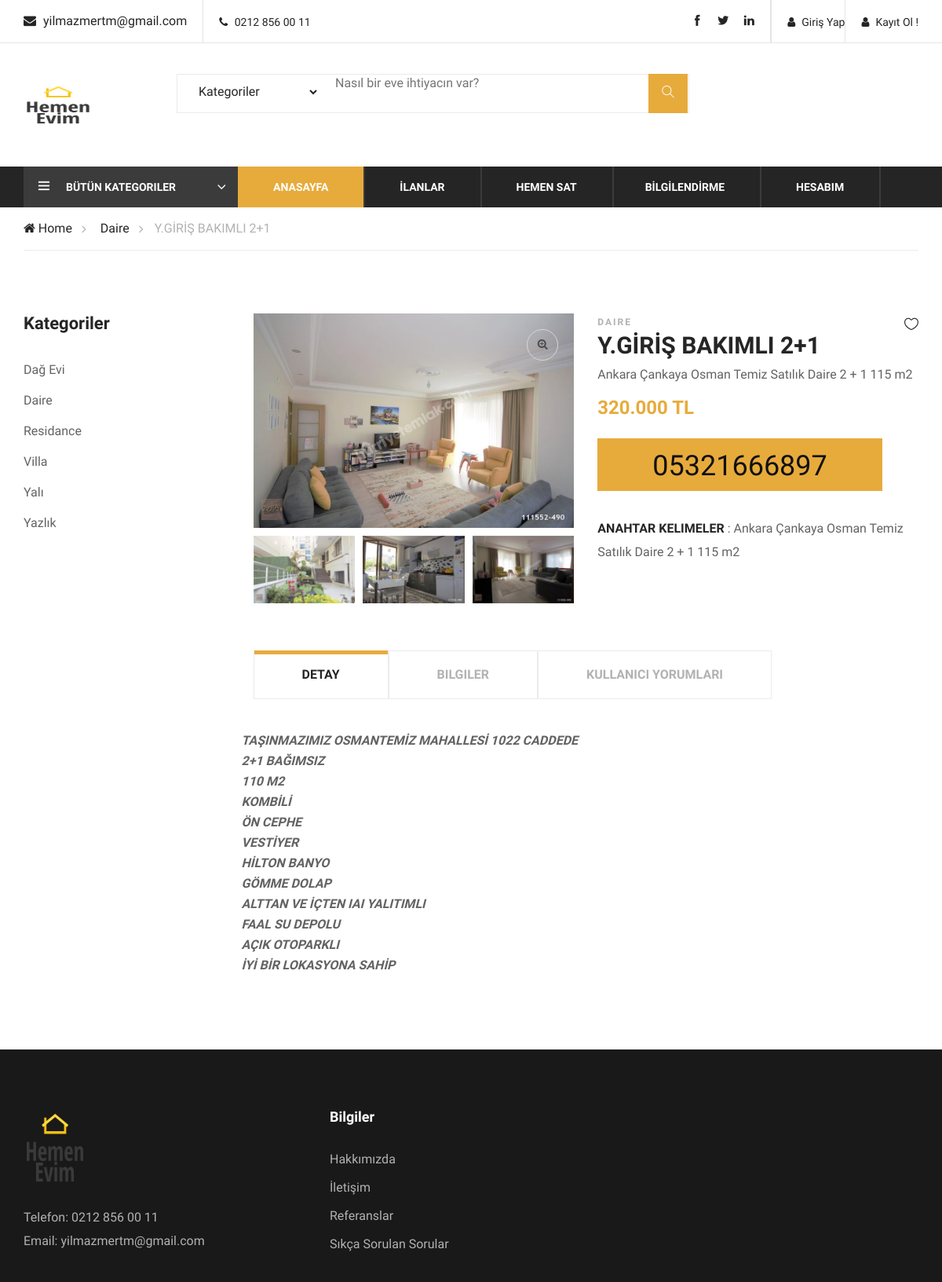
Screenshot of /product/68/3669936/ with the database file from the repository.
### home/models.py (models this page shows, shortened)
class Setting(models.Model):
    STATUS = (('True', 'Evet'), ('False', 'Hayır'))
    title = models.CharField(max_length= 150)
    keywords = models.CharField(max_length=255)
    description = models.CharField(max_length=255)
    company = models.CharField(max_length=100)
    address = models.CharField(blank= True, max_length=150)
    phone = models.CharField(blank= True, max_length=15)
    fax = models.CharField(blank= True, max_length=15)
    email = models.CharField(blank= True, max_length=100)
    smtpserver = models.CharField(blank= True, max_length=20)
    smtpemail = models.CharField(blank= True, max_length=20)
    smtppassword = models.CharField(blank= True, max_length=20)
    smtpport = models.CharField(blank= True, max_length=10)
    icon = models.ImageField(blank=True, upload_to='images/')
    facebook = models.CharField(blank=True, max_length=50)
    twitter = models.CharField(blank=True, max_length=50)
    instagram = models.CharField(blank=True, max_length=50)
    aboutus = RichTextUploadingField(blank=True)
    contact = RichTextUploadingField(blank=True)
    references = RichTextUploadingField(blank=True)
    status = models.CharField(max_length=10, choices=STATUS)
    created_at = models.DateTimeField(auto_now_add=True)
    updated_at = models.DateTimeField(auto_now=True)

class UserProfile(models.Model):
    user = models.OneToOneField(User, on_delete= models.CASCADE)
    phone = models.CharField(blank=True, max_length=50)
    adress = models.CharField(blank=True, max_length=150)
    city = models.CharField(blank=True, max_length=150)
    image = models.ImageField(blank=True, upload_to='images/users/')
    def image_tag(self):
        return mark_safe('<img src="{}" height="50"/>'.format(self.image.url))
    image_tag.short_description = 'Image'

### product/models.py (models this page shows, shortened)
class Product(models.Model):
    STATUS = (('True', 'Evet'), ('False', 'Hayır'))
    CITY = (('İstanbul', 'İstanbul'), ('Ankara', 'Ankara'),('İzmir', 'İzmir'),('Karabük', 'Karabük'),
            ('Edirne', 'Edirne'), ('Aydın', 'Aydın'), ('Antalya', 'Antalya'), ('Kocaeli', 'Kocaeli'), ('Muğla', 'Muğla'))
    ROOM = (('1+0', "1+0"), ('1+1', "1+1"), ('2+0', "2+0"), ('2+1', "2+1"), ('3+1', "3+1"), ('4+1', "4+1"), ('4+2', "4+2"),('5+2', "5+2"))
    category = models.ForeignKey(Category, on_delete=models.CASCADE)
    user = models.ForeignKey(User, on_delete=models.CASCADE)
    title = models.CharField(max_length=150)
    keywords = models.CharField(blank=True, max_length=255)
    description = models.CharField(blank=True, max_length=255)
    image = models.ImageField(blank=True, upload_to='images/')
    price = models.IntegerField(blank=True)
    m2 = models.IntegerField(blank=True)
    room_number = models.CharField(blank=True, max_length=255, choices= ROOM)
    age_of_building = models.IntegerField(blank=True)
    city = models.CharField(blank= True, max_length=255, choices= CITY)
    detail = RichTextUploadingField(blank=True)
    status = models.CharField(max_length=10, choices=STATUS)
    slug = models.SlugField(null= False, unique= True)
    created_at = models.DateTimeField(auto_now_add=True)
    updated_at = models.DateTimeField(auto_now_add=True)
    def image_tag(self):
        return mark_safe('<img src="{}" height="50"/>'.format(self.image.url))
    image_tag.short_description = 'Image'

class Category(MPTTModel):
    STATUS = (('True', 'Evet'), ('False', 'Hayır'))
    title = models.CharField(max_length=100)
    keywords = models.CharField(max_length=255)
    description = models.CharField(max_length=255)
    image = models.ImageField(blank=True, upload_to='images/')
    status = models.CharField(max_length=10, choices=STATUS)
    slug = models.SlugField(null= False, unique= True)
    parent = TreeForeignKey('self', blank=True, null=True, related_name='children', on_delete=models.CASCADE)
    created_at = models.DateTimeField(auto_now_add=True)
    updated_at = models.DateTimeField(auto_now_add=True)
    class MPTTMeta:
        order_insertion_by = ['title']
    def __str__(self):
        full_path = [self.title]
        k = self.parent
        while k is not None:
            full_path.append(k.title)
            k = k.parent
        return ' -> '.join(full_path[::1])
    def image_tag(self):
        return mark_safe('<img src="{}" height="50"/>'.format(self.image.url))
    image_tag.short_description = 'Image'

class Images(models.Model):
    product = models.ForeignKey(Product, on_delete=models.CASCADE)
    title = models.CharField(max_length=100, blank=True)
    image = models.ImageField(blank=True, upload_to='images/')
    def image_tag(self):
        return mark_safe('<img src="{}" height="50"/>'.format(self.image.url))
    image_tag.short_description = 'Image'

### home/views.py (the view)
# urls.py: path('product/<int:id>/<slug:slug>/', views.product_detail, name = 'product_detail'),
def product_detail(request, id, slug):
    category = Category.objects.all()
    setting = Setting.objects.get(pk=1)
    product = Product.objects.get(pk=id)
    profile = UserProfile.objects.get(user_id=product.user)
    images = Images.objects.filter(product_id=id)
    comments = Comment.objects.filter(product_id=id, status='True')
    context = {'category': category, 'product': product,
               'images': images, 'comments': comments, 'profile': profile, 'setting': setting}
    return render(request, 'product_detail.html', context)

### home/templates/product_detail.html (shortened to what this page needs)
{% extends "homebase.html" %}
{% load static %}
{% block body  %}
    <div class="breacrumb-section">
        <div class="container">
            <div class="row">
                <div class="col-lg-12">
                    <div class="breadcrumb-text">
                        <a href="/home"><i class="fa fa-home"></i> Home</a>
                        <a href="/category/{{ product.category_id }}/{{ product.category.slug }}"> {{ product.category }}</a>
                        <span>{{product.title}}</span>
                    </div>
                </div>
            </div>
        </div>
    </div>
    <section class="product-shop spad page-details">
        <div class="container">
            <div class="row">
                <div class="col-lg-3 col-md-6 col-sm-8 order-0 order-lg-1 produts-sidebar-filter">
                    <div class="filter-widget">
                        <h4 class="fw-title">Kategoriler</h4>
                        <ul class="filter-catagories">
                            {% for rs in category %}
                                <li><a href="/category/{{ rs.id }}/{{ rs.slug }}">{{ rs.title }}</a></li>
                            {% endfor %}
                        </ul>
                    </div>
                </div>
                <div class="col-lg-9 order-1">
                    <div class="row">
                        <div class="col-lg-6">
                            <div class="product-pic-zoom">
                                <img class="product-big-img" src="{{ product.image.url }}" alt="">
                                <div class="zoom-icon">
                                    <i class="fa fa-search-plus"></i>
                                </div>
                            </div>
                            <div class="product-thumbs">
                                <div class="product-thumbs-track ps-slider owl-carousel">
                                    {% for rs in images %}
                                        <div class="pt {% if forloop.counter == 0 %} active {%  endif %}" data-imgbigurl="{{ rs.image.url }}"><img
                                                src="{{ rs.image.url }}" alt=""></div>
                                    {% endfor %}
                                </div>
                            </div>
                        </div>
                        <div class="col-lg-6">
                            <div class="product-details">
                                <div class="pd-title">
                                    <span>{{product.category}}</span>
                                    <h3>{{product.title}}</h3>
                                    <a href="#" class="heart-icon"><i class="icon_heart_alt"></i></a>
                                </div>
                                <div class="pd-desc">
                                    <p>{{product.keywords}}</p>
                                    <h4>{{product.price}}.000 TL</h4>
                                </div>
                                <div class="quantity">
                                    <a class="primary-btn pd-cart"> <h2>{{ profile.phone }}</h2></a>
                                </div>
                                <ul class="pd-tags">
                                    <li><span>Anahtar Kelimeler</span> : {{product.keywords}}</li>
                                </ul>
                            </div>
                        </div>
                    </div>
                    <div class="product-tab">
                        <div class="tab-item">
                            <ul class="nav" role="tablist">
                                <li>
                                    <a class="active" data-toggle="tab" href="#tab-1" role="tab">Detay</a>
                                </li>
                                <li>
                                    <a data-toggle="tab" href="#tab-2" role="tab">Bilgiler</a>
                                </li>
                                <li>
                                    <a data-toggle="tab" href="#tab-3" role="tab">Kullanıcı Yorumları</a>
                                </li>
                            </ul>
                        </div>
                        <div class="tab-item-content">
                            <div class="tab-content">
                                <div class="tab-pane fade-in active" id="tab-1" role="tabpanel">
                                    <div class="product-content">
                                        <div class="row">
                                            <p>{{product.detail | safe}}</p>
                                        </div>
                                    </div>
                                </div>
                            </div>
                        </div>
                    </div>
                </div>
            </div>
        </div>
    </section>
{% endblock %}

### home/templates/header.html (shortened to what this page needs)
{% load static %}
<link rel="stylesheet" href="https://ajax.googleapis.com/ajax/libs/jqueryui/1.11.4/themes/smoothness/jquery-ui.css">
<header class="header-section">
    <div class="header-top">
        <div class="container">
            <div class="ht-left">
                <div class="mail-service">
                    <i class=" fa fa-envelope"></i>
                    {{ setting.email }}
                </div>
                <div class="phone-service">
                    <i class=" fa fa-phone"></i>
                    {{ setting.phone }}
                </div>
            </div>
            <div class="ht-right">
                {% if user.id is not None %}
                    <a href="{% url 'user_index' %}" class="login-panel"><i class="fa fa-user"></i>{{ user.first_name }}</a>
                    <a href="{% url 'logout_view' %}" class="login-panel"><i class="glyphicon-log-out"></i>Logout</a>
                {% else %}
                    <a href="{% url 'signup_view' %}" class="login-panel"><i class="fa fa-user"></i>Kayıt Ol !</a>
                    <a href="{% url 'login_view' %}" class="login-panel"><i class="fa fa-user"></i>Giriş Yap</a>
                {% endif %}
                <div class="top-social">
                    <a href="{{ setting.facebook }}"><i class="ti-facebook"></i></a>
                    <a href="{{ setting.twitter }}"><i class="ti-twitter-alt"></i></a>
                    <a href="{{ setting.instagram }}"><i class="ti-linkedin"></i></a>
                </div>
            </div>
        </div>
    </div>
    <div class="container">
        <div class="inner-header">
            <div class="row">
                <div class="col-lg-2 col-md-2">
                    <div class="logo">
                        <a href="{% url 'index' %}">
                            <img src="{% static 'images/logohemen.png' %}" style="height: 55px; width: 88px">
                        </a>
                    </div>
                </div>
                <div class="col-lg-7 col-md-7">
                    {% load mptt_tags %}
                    <div class="advanced-search">
                        <form action="{% url 'product_search' %}" method="post">
                            <select name="catid" type="button" class="category-btn">
                                <option value="0">
                                    Kategoriler
                                </option>
                            </select>
                            <div class="input-group">
                                <input id="query" name="query" type="text" placeholder="Nasıl bir eve ihtiyacın var?">
                                <button type="submit"><i class="ti-search"></i></button>
                            </div>
                        </form>
                    </div>
                </div>
            </div>
        </div>
    </div>
    <div class="nav-item">
        <div class="container">
            <div class="nav-depart">
                <div class="depart-btn">
                    <i class="ti-menu"></i>
                    <span>Bütün Kategoriler</span>
                        {% load mptt_tags %}
                </div>
            </div>
            <nav class="nav-menu mobile-menu">
                <ul>
                    <li class="active"><a href="{% url 'index' %}">Anasayfa</a></li>
                    <li><a href="{% url 'allestates' %}">İlanlar</a></li>
                    <li><a href="{% url 'add' %}">Hemen Sat</a>
                    <li><a href="{% url 'index' %}">BİLGİLENDİRME</a>
                    </li>
                    <li><a href="{% url 'user_index' %}">Hesabım</a>
                    </li>
                </ul>
            </nav>
        </div>
    </div>
</header>

### home/templates/footer.html (shortened to what this page needs)
{% load static %}
<footer class="footer-section">
    <div class="container">
        <div class="row">
            <div class="col-lg-3">
                <div class="footer-left">
                    <div class="footer-logo">
                        <a href="#"><img src="{% static 'images/logohemen.png' %}" style="height: 100px; width: 80px" alt=""></a>
                    </div>
                    <ul>
                        <li>Telefon: {{ setting.phone }}</li>
                        <li>Email: {{ setting.email }}</li>
                    </ul>
                </div>
            </div>
            <div class="col-lg-2 offset-lg-1">
                <div class="footer-widget">
                    <h5>Bilgiler</h5>
                    <ul>
                        <li><a href="{% url 'aboutus' %}">Hakkımızda</a></li>
                        <li><a href="{% url 'contact' %}">İletişim</a></li>
                        <li><a href="{% url 'referances' %}">Referanslar</a></li>
                        <li><a href="{% url 'faq' %}">Sıkça Sorulan Sorular</a></li>
                    </ul>
                </div>
            </div>
        </div>
    </div>
</footer>

### rows the page displays
Setting: email "yilmazmertm@gmail.com", phone "0212 856 00 11"
Product: category "Daire", title "Y.GİRİŞ BAKIMLI 2+1", image (picture), category "DAIRE", keywords "Ankara Çankaya Osman Temiz Satılık Daire 2 + 1 115 m2", price "320", detail "TAŞINMAZIMIZ OSMANTEMİZ MAHALLESİ 1022 CADDEDE 2+1 BAĞIMSIZ 110 M2 KOMBİLİ ÖN CEPHE VESTİYER HİLTON BANYO GÖMME DOLAP ALTTAN VE İÇTEN IAI YALITIMLI FAAL SU DEPOLU AÇIK OTOPARKLI İYİ BİR LOKASYONA SAHİP"
Category: title "Dağ Evi"
Category: title "Daire"
Category: title "Residance"
Category: title "Villa"
Category: title "Yalı"
Category: title "Yazlık"
Images: image (picture)
Images: image (picture)
Images: image (picture)
UserProfile: phone "05321666897"
